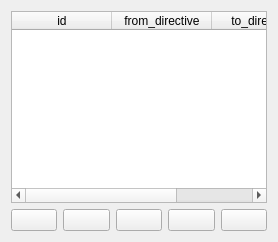
                <widget class="QWidget" name="page_data_base_directive">
                 <layout class="QGridLayout" name="gridLayout_65">
                  <item row="0" column="0">
                   <widget class="QTableWidget" name="table_directive">
                    <column>
                     <property name="text">
                      <string>id</string>
                     </property>
                    </column>
                    <column>
                     <property name="text">
                      <string>from_directive</string>
                     </property>
                    </column>
                    <column>
                     <property name="text">
                      <string>to_directive</string>
                     </property>
                    </column>
                   </widget>
                  </item>
                  <item row="1" column="0">
                   <layout class="QHBoxLayout" name="horizontalLayout_30">
                    <item>
                     <widget class="QPushButton" name="btn_back_directive">
                      <property name="text">
                       <string/>
                      </property>
                      <property name="icon">
                       <iconset resource="../resources/res.qrc">
                        <normaloff>:/icon/icons/arrow-small-left.png</normaloff>:/icon/icons/arrow-small-left.png</iconset>
                      </property>
                      <property name="iconSize">
                       <size>
                        <width>30</width>
                        <height>50</height>
                       </size>
                      </property>
                      <property name="checkable">
                       <bool>true</bool>
                      </property>
                     </widget>
                    </item>
                    <item>
                     <widget class="QPushButton" name="btn_search_directive">
                      <property name="text">
                       <string/>
                      </property>
                      <property name="icon">
                       <iconset resource="../resources/res.qrc">
                        <normaloff>:/icon/icons/search.png</normaloff>:/icon/icons/search.png</iconset>
                      </property>
                      <property name="iconSize">
                       <size>
                        <width>30</width>
                        <height>50</height>
                       </size>
                      </property>
                     </widget>
                    </item>
                    <item>
                     <widget class="QPushButton" name="btn_edit_directive">
                      <property name="text">
                       <string/>
                      </property>
                      <property name="icon">
                       <iconset resource="../resources/res.qrc">
                        <normaloff>:/icon/icons/pencil.png</normaloff>:/icon/icons/pencil.png</iconset>
                      </property>
                      <property name="iconSize">
                       <size>
                        <width>30</width>
                        <height>50</height>
                       </size>
                      </property>
                     </widget>
                    </item>
                    <item>
                     <widget class="QPushButton" name="btn_insert_directive">
                      <property name="text">
                       <string/>
                      </property>
                      <property name="icon">
                       <iconset resource="../resources/res.qrc">
                        <normaloff>:/icon/icons/icons8-plus-24 (2).png</normaloff>:/icon/icons/icons8-plus-24 (2).png</iconset>
                      </property>
                      <property name="iconSize">
                       <size>
                        <width>50</width>
                        <height>50</height>
                       </size>
                      </property>
                     </widget>
                    </item>
                    <item>
                     <widget class="QPushButton" name="btn_delete_directive">
                      <property name="text">
                       <string/>
                      </property>
                      <property name="icon">
                       <iconset resource="../resources/res.qrc">
                        <normaloff>:/icon/icons/icons8-trash-50 (1).png</normaloff>:/icon/icons/icons8-trash-50 (1).png</iconset>
                      </property>
                      <property name="iconSize">
                       <size>
                        <width>30</width>
                        <height>50</height>
                       </size>
                      </property>
                     </widget>
                    </item>
                   </layout>
                  </item>
                 </layout>
                </widget>
